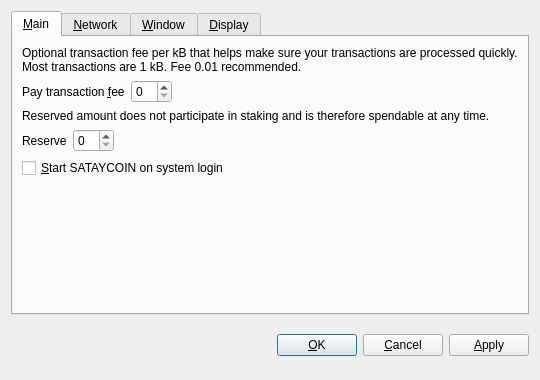
<?xml version="1.0" encoding="UTF-8"?>
<ui version="4.0">
 <class>OptionsDialog</class>
 <widget class="QDialog" name="OptionsDialog">
  <property name="geometry">
   <rect>
    <x>0</x>
    <y>0</y>
    <width>540</width>
    <height>380</height>
   </rect>
  </property>
  <property name="windowTitle">
   <string>Options</string>
  </property>
  <property name="modal">
   <bool>true</bool>
  </property>
  <layout class="QVBoxLayout" name="verticalLayout">
   <item>
    <widget class="QTabWidget" name="tabWidget">
     <property name="tabPosition">
      <enum>QTabWidget::North</enum>
     </property>
     <property name="currentIndex">
      <number>0</number>
     </property>
     <widget class="QWidget" name="tabMain">
      <attribute name="title">
       <string>&amp;Main</string>
      </attribute>
      <layout class="QVBoxLayout" name="verticalLayout_Main">
       <item>
        <widget class="QLabel" name="transactionFeeInfoLabel">
         <property name="text">
          <string>Optional transaction fee per kB that helps make sure your transactions are processed quickly. Most transactions are 1 kB. Fee 0.01 recommended.</string>
         </property>
         <property name="textFormat">
          <enum>Qt::PlainText</enum>
         </property>
         <property name="wordWrap">
          <bool>true</bool>
         </property>
        </widget>
       </item>
       <item>
        <layout class="QHBoxLayout" name="horizontalLayoutFee">
         <item>
          <widget class="QLabel" name="transactionFeeLabel">
           <property name="text">
            <string>Pay transaction &amp;fee</string>
           </property>
           <property name="textFormat">
            <enum>Qt::PlainText</enum>
           </property>
           <property name="buddy">
            <cstring>transactionFee</cstring>
           </property>
          </widget>
         </item>
         <item>
          <widget class="BitcoinAmountField" name="transactionFee"/>
         </item>
         <item>
          <spacer name="horizontalSpacerFee">
           <property name="orientation">
            <enum>Qt::Horizontal</enum>
           </property>
           <property name="sizeHint" stdset="0">
            <size>
             <width>40</width>
             <height>20</height>
            </size>
           </property>
          </spacer>
         </item>
        </layout>
       </item>
       <item>
        <widget class="QLabel" name="reserveBalanceInfoLabel">
         <property name="text">
          <string>Reserved amount does not participate in staking and is therefore spendable at any time.</string>
         </property>
         <property name="textFormat">
          <enum>Qt::PlainText</enum>
         </property>
         <property name="wordWrap">
          <bool>true</bool>
         </property>
        </widget>
       </item>
       <item>
        <layout class="QHBoxLayout" name="horizontalLayoutReserveBalance">
         <item>
          <widget class="QLabel" name="reserveBalanceLabel">
           <property name="text">
            <string>Reserve</string>
           </property>
           <property name="textFormat">
            <enum>Qt::PlainText</enum>
           </property>
           <property name="buddy">
            <cstring>reserveBalance</cstring>
           </property>
          </widget>
         </item>
         <item>
          <widget class="BitcoinAmountField" name="reserveBalance"/>
         </item>
         <item>
          <spacer name="horizontalSpacerReserveBalance">
           <property name="orientation">
            <enum>Qt::Horizontal</enum>
           </property>
           <property name="sizeHint" stdset="0">
            <size>
             <width>40</width>
             <height>20</height>
            </size>
           </property>
          </spacer>
         </item>
        </layout>
       </item>
       <item>
        <widget class="QCheckBox" name="bitcoinAtStartup">
         <property name="toolTip">
          <string>Automatically start SATAYCOIN after logging in to the system.</string>
         </property>
         <property name="text">
          <string>&amp;Start SATAYCOIN on system login</string>
         </property>
        </widget>
       </item>
       <item>
        <spacer name="verticalSpacer_Main">
         <property name="orientation">
          <enum>Qt::Vertical</enum>
         </property>
         <property name="sizeHint" stdset="0">
          <size>
           <width>20</width>
           <height>40</height>
          </size>
         </property>
        </spacer>
       </item>
      </layout>
     </widget>
     <widget class="QWidget" name="tabNetwork">
      <attribute name="title">
       <string>&amp;Network</string>
      </attribute>
      <layout class="QVBoxLayout" name="verticalLayout_Network">
       <item>
        <widget class="QCheckBox" name="mapPortUpnp">
         <property name="toolTip">
          <string>Automatically open the SATAYCOIN client port on the router. This only works when your router supports UPnP and it is enabled.</string>
         </property>
         <property name="text">
          <string>Map port using &amp;UPnP</string>
         </property>
        </widget>
       </item>
       <item>
        <widget class="QCheckBox" name="connectSocks">
         <property name="toolTip">
          <string>Connect to the SATAYCOIN network through a SOCKS proxy (e.g. when connecting through Tor).</string>
         </property>
         <property name="text">
          <string>&amp;Connect through SOCKS proxy:</string>
         </property>
        </widget>
       </item>
       <item>
        <layout class="QHBoxLayout" name="horizontalLayout_Network">
         <item>
          <widget class="QLabel" name="proxyIpLabel">
           <property name="text">
            <string>Proxy &amp;IP:</string>
           </property>
           <property name="textFormat">
            <enum>Qt::PlainText</enum>
           </property>
           <property name="buddy">
            <cstring>proxyIp</cstring>
           </property>
          </widget>
         </item>
         <item>
          <widget class="QValidatedLineEdit" name="proxyIp">
           <property name="maximumSize">
            <size>
             <width>140</width>
             <height>16777215</height>
            </size>
           </property>
           <property name="toolTip">
            <string>IP address of the proxy (e.g. 127.0.0.1)</string>
           </property>
          </widget>
         </item>
         <item>
          <widget class="QLabel" name="proxyPortLabel">
           <property name="text">
            <string>&amp;Port:</string>
           </property>
           <property name="textFormat">
            <enum>Qt::PlainText</enum>
           </property>
           <property name="buddy">
            <cstring>proxyPort</cstring>
           </property>
          </widget>
         </item>
         <item>
          <widget class="QLineEdit" name="proxyPort">
           <property name="maximumSize">
            <size>
             <width>55</width>
             <height>16777215</height>
            </size>
           </property>
           <property name="toolTip">
            <string>Port of the proxy (e.g. 9050)</string>
           </property>
          </widget>
         </item>
         <item>
          <widget class="QLabel" name="socksVersionLabel">
           <property name="text">
            <string>SOCKS &amp;Version:</string>
           </property>
           <property name="textFormat">
            <enum>Qt::PlainText</enum>
           </property>
           <property name="buddy">
            <cstring>socksVersion</cstring>
           </property>
          </widget>
         </item>
         <item>
          <widget class="QValueComboBox" name="socksVersion">
           <property name="toolTip">
            <string>SOCKS version of the proxy (e.g. 5)</string>
           </property>
          </widget>
         </item>
         <item>
          <spacer name="horizontalSpacer_Network">
           <property name="orientation">
            <enum>Qt::Horizontal</enum>
           </property>
           <property name="sizeHint" stdset="0">
            <size>
             <width>40</width>
             <height>20</height>
            </size>
           </property>
          </spacer>
         </item>
        </layout>
       </item>
       <item>
        <spacer name="verticalSpacer_Network">
         <property name="orientation">
          <enum>Qt::Vertical</enum>
         </property>
         <property name="sizeHint" stdset="0">
          <size>
           <width>20</width>
           <height>40</height>
          </size>
         </property>
        </spacer>
       </item>
      </layout>
     </widget>
     <widget class="QWidget" name="tabWindow">
      <attribute name="title">
       <string>&amp;Window</string>
      </attribute>
      <layout class="QVBoxLayout" name="verticalLayout_Window">
       <item>
        <widget class="QCheckBox" name="minimizeToTray">
         <property name="toolTip">
          <string>Show only a tray icon after minimizing the window.</string>
         </property>
         <property name="text">
          <string>&amp;Minimize to the tray instead of the taskbar</string>
         </property>
        </widget>
       </item>
       <item>
        <widget class="QCheckBox" name="minimizeOnClose">
         <property name="toolTip">
          <string>Minimize instead of exit the application when the window is closed. When this option is enabled, the application will be closed only after selecting Quit in the menu.</string>
         </property>
         <property name="text">
          <string>M&amp;inimize on close</string>
         </property>
        </widget>
       </item>
       <item>
        <spacer name="verticalSpacer_Window">
         <property name="orientation">
          <enum>Qt::Vertical</enum>
         </property>
         <property name="sizeHint" stdset="0">
          <size>
           <width>20</width>
           <height>40</height>
          </size>
         </property>
        </spacer>
       </item>
      </layout>
     </widget>
     <widget class="QWidget" name="tabDisplay">
      <attribute name="title">
       <string>&amp;Display</string>
      </attribute>
      <layout class="QVBoxLayout" name="verticalLayout_Display">
       <item>
        <layout class="QHBoxLayout" name="horizontalLayout_1_Display">
         <item>
          <widget class="QLabel" name="langLabel">
           <property name="text">
            <string>User Interface &amp;language:</string>
           </property>
           <property name="textFormat">
            <enum>Qt::PlainText</enum>
           </property>
           <property name="buddy">
            <cstring>lang</cstring>
           </property>
          </widget>
         </item>
         <item>
          <widget class="QValueComboBox" name="lang">
           <property name="toolTip">
            <string>The user interface language can be set here. This setting will take effect after restarting SATAYCOIN.</string>
           </property>
          </widget>
         </item>
        </layout>
       </item>
       <item>
        <layout class="QHBoxLayout" name="horizontalLayout_2_Display">
         <item>
          <widget class="QLabel" name="unitLabel">
           <property name="text">
            <string>&amp;Unit to show amounts in:</string>
           </property>
           <property name="textFormat">
            <enum>Qt::PlainText</enum>
           </property>
           <property name="buddy">
            <cstring>unit</cstring>
           </property>
          </widget>
         </item>
         <item>
          <widget class="QValueComboBox" name="unit">
           <property name="toolTip">
            <string>Choose the default subdivision unit to show in the interface and when sending coins.</string>
           </property>
          </widget>
         </item>
        </layout>
       </item>
       <item>
        <widget class="QCheckBox" name="displayAddresses">
         <property name="toolTip">
          <string>Whether to show SATAYCOIN addresses in the transaction list or not.</string>
         </property>
         <property name="text">
          <string>&amp;Display addresses in transaction list</string>
         </property>
        </widget>
       </item>
       <item>
        <widget class="QCheckBox" name="coinControlFeatures">
         <property name="toolTip">
          <string>Whether to show coin control features or not.</string>
         </property>
         <property name="text">
          <string>Display coin &amp;control features (experts only!)</string>
         </property>
        </widget>
       </item>
       <item>
        <spacer name="verticalSpacer_Display">
         <property name="orientation">
          <enum>Qt::Vertical</enum>
         </property>
         <property name="sizeHint" stdset="0">
          <size>
           <width>20</width>
           <height>40</height>
          </size>
         </property>
        </spacer>
       </item>
      </layout>
     </widget>
    </widget>
   </item>
   <item>
    <layout class="QHBoxLayout" name="horizontalLayout_Buttons">
     <item>
      <spacer name="horizontalSpacer_1">
       <property name="orientation">
        <enum>Qt::Horizontal</enum>
       </property>
       <property name="sizeHint" stdset="0">
        <size>
         <width>40</width>
         <height>48</height>
        </size>
       </property>
      </spacer>
     </item>
     <item>
      <widget class="QLabel" name="statusLabel">
       <property name="font">
        <font>
         <weight>75</weight>
         <bold>true</bold>
        </font>
       </property>
       <property name="text">
        <string/>
       </property>
       <property name="textFormat">
        <enum>Qt::PlainText</enum>
       </property>
       <property name="wordWrap">
        <bool>true</bool>
       </property>
      </widget>
     </item>
     <item>
      <spacer name="horizontalSpacer_2">
       <property name="orientation">
        <enum>Qt::Horizontal</enum>
       </property>
       <property name="sizeHint" stdset="0">
        <size>
         <width>40</width>
         <height>48</height>
        </size>
       </property>
      </spacer>
     </item>
     <item>
      <widget class="QPushButton" name="okButton">
       <property name="text">
        <string>&amp;OK</string>
       </property>
      </widget>
     </item>
     <item>
      <widget class="QPushButton" name="cancelButton">
       <property name="text">
        <string>&amp;Cancel</string>
       </property>
       <property name="autoDefault">
        <bool>false</bool>
       </property>
      </widget>
     </item>
     <item>
      <widget class="QPushButton" name="applyButton">
       <property name="text">
        <string>&amp;Apply</string>
       </property>
       <property name="autoDefault">
        <bool>false</bool>
       </property>
      </widget>
     </item>
    </layout>
   </item>
  </layout>
 </widget>
 <customwidgets>
  <customwidget>
   <class>BitcoinAmountField</class>
   <extends>QSpinBox</extends>
   <header>bitcoinamountfield.h</header>
  </customwidget>
  <customwidget>
   <class>QValueComboBox</class>
   <extends>QComboBox</extends>
   <header>qvaluecombobox.h</header>
  </customwidget>
  <customwidget>
   <class>QValidatedLineEdit</class>
   <extends>QLineEdit</extends>
   <header>qvalidatedlineedit.h</header>
  </customwidget>
 </customwidgets>
 <resources/>
 <connections/>
</ui>
